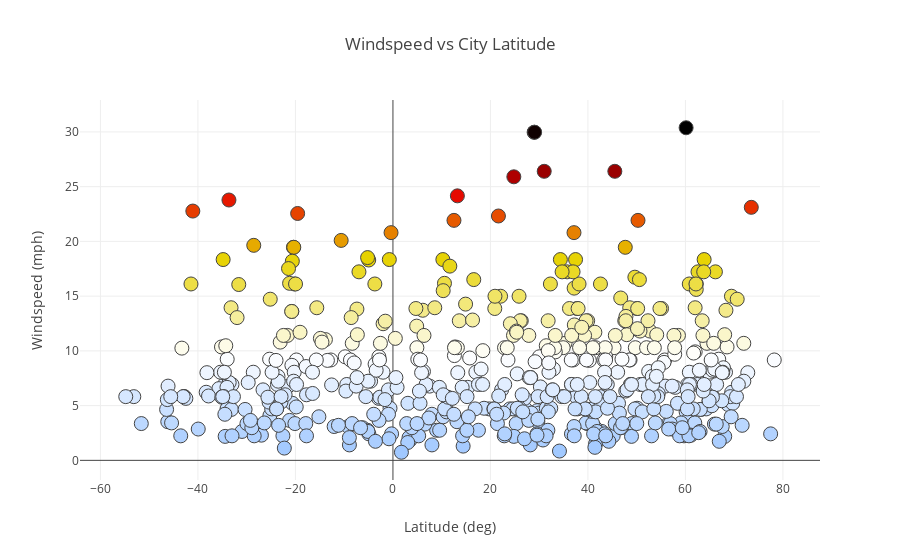

The cell this chart's notebook holds for it:
### Code cell
trace = go.Scatter(
    x = weather_data["lat"],
    y = weather_data["windspeed"],
    mode = 'markers',
    marker= dict(size= 14,
                    line= dict(width=1),
                    opacity= 1,
                    color = -weather_data["windspeed"],
                    colorscale='Blackbody'
            ),
    hovertext=weather_data['city']
)

layout= go.Layout(
    title= 'Windspeed vs City Latitude',
    xaxis= dict(
        title= "Latitude (deg)",
    ),
    yaxis=dict(
        title= 'Windspeed (mph)',
    ),
    showlegend= False,
    hovermode="closest"
)

data = [trace]

fig= go.Figure(data=data, layout=layout)
# Plot and embed in ipython notebook!
iplot(fig)

### Figure 1 — Plotly figure (JSON) as saved in the notebook; plotly's stock layout.template omitted (floating-point values rounded to 4 significant figures; data arrays with more than 128 entries replaced by an {"elided": "..."} marker saying what was removed)
{"data": [{"hovertext": {"elided": "562 str values"}, "marker": {"color": {"elided": "562 float values"}, "colorscale": "Blackbody", "line": {"width": 1}, "opacity": 1, "size": 14}, "mode": "markers", "type": "scatter", "x": {"elided": "562 float values"}, "y": {"elided": "562 float values"}}], "layout": {"hovermode": "closest", "showlegend": false, "title": "Windspeed vs City Latitude", "xaxis": {"title": "Latitude (deg)"}, "yaxis": {"title": "Windspeed (mph)"}}}
